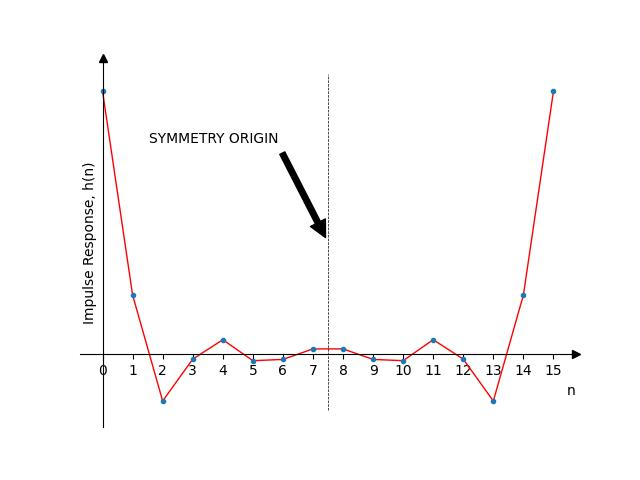

Here is the Python script that generated this plot:
from scipy import interpolate, fft, signal
import matplotlib.pyplot as plt
import numpy as np

N = 16
M = 3
BW = 3
T1 = 0.2
T2 = 0.7
T3 = 0.9

n= np.arange(0, N, 1) # n = 0 to N-1
Hk = np.zeros(N)
Hk[0:BW] = 1
Hk[BW] = T3
Hk[BW+1] = T2
Hk[BW+2] = T1
Hk[N-BW-2] = T1
Hk[N-BW-1] = T2
Hk[N-BW] = T3
Hk[(N-BW+1):N] = 1

Gk = np.zeros(N)
Gk[0:BW] = 1
Gk[BW] = T3
Gk[BW+1] = T2
Gk[BW+2] = T1
Gk[N-BW-2] = -T1
Gk[N-BW-1] = -T2
Gk[N-BW] = -T3
Gk[(N-BW+1):N] = -1

# Compute h(n) by IFFT
k = np.fft.ifft(Hk)
k = np.real(k)
#print(k)
fig, ax = plt.subplots()

def h_n_impluse_response(n):
    h_n = np.zeros(N)
    for i in n:
        h_n[i] = Gk[0]/N
        for k in range(1, int(N/2-1)):
            h_n[i] += (1/N)*2*Gk[k]*np.cos(np.pi*k/N+2*np.pi/N*k*i)
    return h_n
def h_n_imres(n):
    h_i = Gk[0]/N
    for k in range(1, int(N/2-1)):
        h_i += (1/N)*2*Gk[k]*np.cos(np.pi*k/N+2*np.pi/N*k*n)
    return h_i

# h = h_n_impluse_response(n)
h = h_n_imres(n)
ax.plot(n, h, 'r', linewidth=1)
ax.plot(n, h, '.')
#ax.plot(n, k, 'b', linewidth=0.5)
ax.set_xticks(np.arange(0, N, 1))
ax.plot([7.5, 7.5], [-0.1, 0.5], 'k--', linewidth=0.5)
ax.axes.set_ylabel('Impulse Response, h(n)')
ax.axes.set_xlabel('n', loc='right')
ax.annotate('SYMMETRY ORIGIN',
            xy=(7.5, 0.2), xycoords='data',
            xytext=(0.4, 0.8), textcoords='axes fraction',
            arrowprops=dict(facecolor='black', shrink=0.05),
            horizontalalignment='right', verticalalignment='top')
#ax.plot(n, k, '.')
# Hide number in the axis
ax.set_yticklabels([])
#ax.set_xticklabels([])
ax.set_yticks([])
#ax.set_xticks([])
# Hide the top and right spines.
ax.spines["top"].set_visible(False)
ax.spines["right"].set_visible(False)

ax.plot(1, 0, ">k", transform=ax.get_yaxis_transform(), clip_on=False)
ax.plot(0, 1, "^k", transform=ax.get_xaxis_transform(), clip_on=False)
ax.spines["left"].set_position(("data", 0))
ax.spines["bottom"].set_position(("data", 0))


plt.show()
